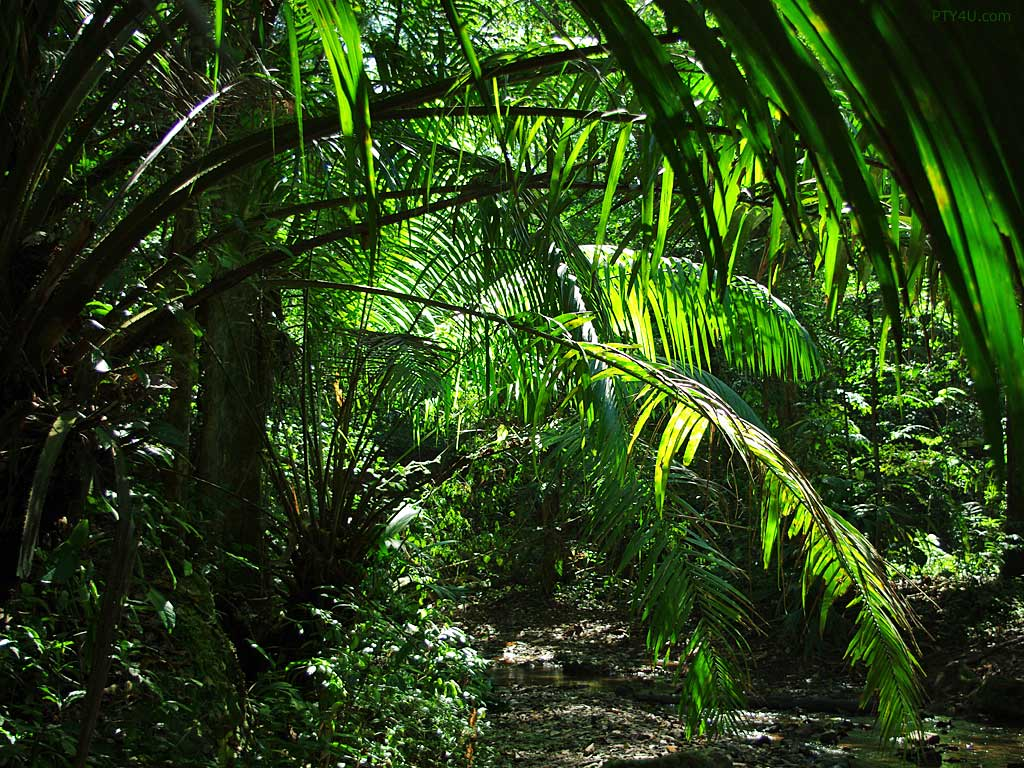
#> input picture Jungle1.jpg, 1024 x 768 px, given in place of Lena1.bmp, which was not available
$ jupyter execute --allow-errors HW3.ipynb   (older library calls are emulated)   (text cells are left out)
#> lines starting #> are read from the running program, lines starting #| are printed output that depends on the picture; pictures that were not available may be replaced by others from this repository, and a replacement may not be noted
[cell 1]
#title

#> (a cell that did not finish here is left out)

#> (a cell that did not finish here is left out)

#> (a cell that did not finish here is left out)

#> (a cell that did not finish here is left out)

[cell 6]
# Homework3

[cell 7]
## paapa

[cell 8]
from skimage import io
img1=io.imread('Lena1.bmp',as_grey = True)
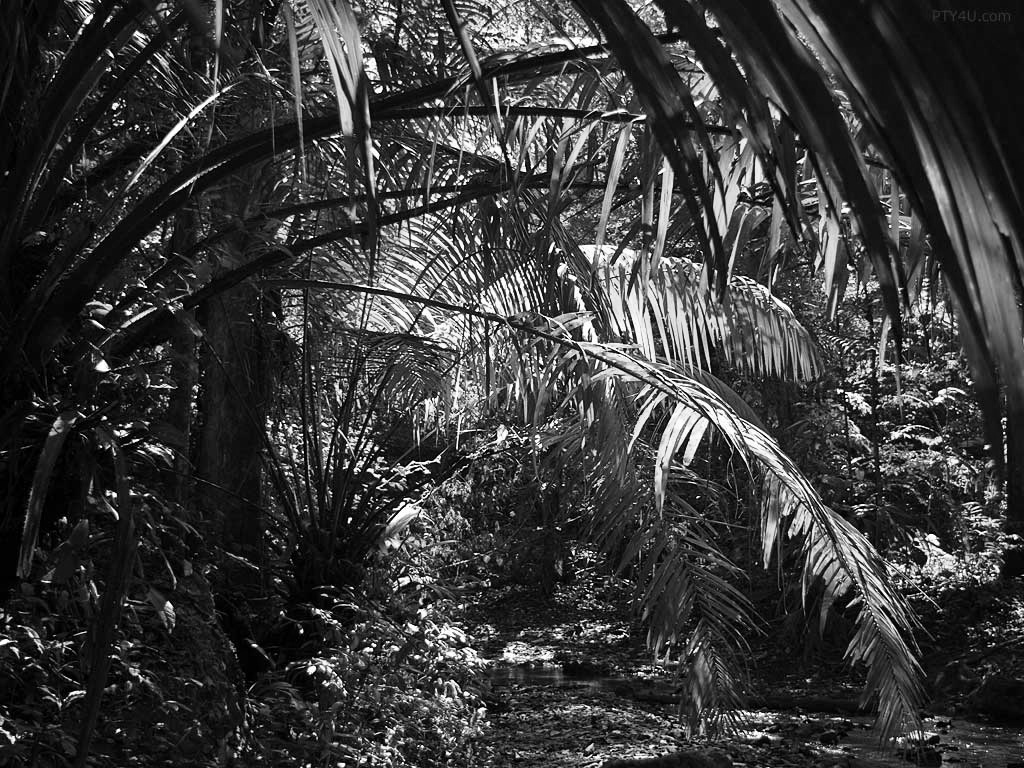
#> img1: shape (768, 1024) float64; min 0, max 1, mean 0.229
print(type(img1))
#| <class 'numpy.ndarray'>
print(img1.shape)
#| (768, 1024)
io.imshow(img1)
io.show()

[cell 9]
from skimage import io
img1=io.imread('blodbrother.jpg',as_grey = True)
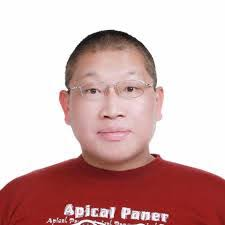
#> input picture blodbrother.jpg, 225 x 225 px
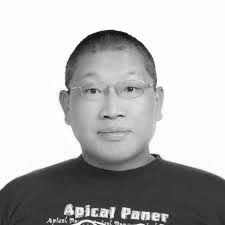
#> img1: shape (225, 225) float64; min 0.00979, max 1, mean 0.725
print(type(img1))
#| <class 'numpy.ndarray'>
print(img1.shape)
#| (225, 225)
io.imshow(img1)
io.show()
